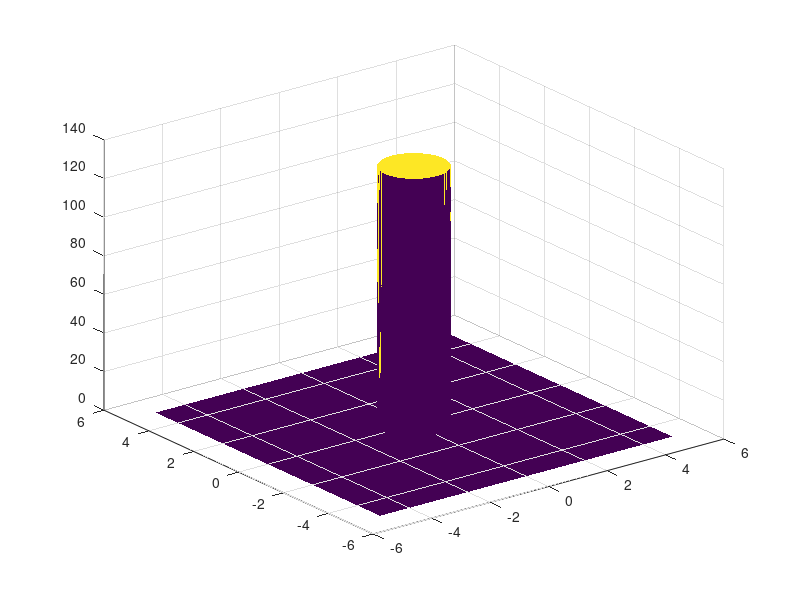

The MATLAB source for this figure:
function PlotObjectiveFunctionAndConstrainedArea()
    
    x1 = linspace(-5,5,1000); %1000 steps of absicsa 1 in range <-5, 5>
    x2 = linspace(-5,5,1000); %1000 steps of abscisa 2 in rande <-5, 5>
    [x1, x2] = meshgrid(x1,x2); %wireframe of abscisas 1 and 2
    fx = (x1 - 1).^2 + 2*(x2 - 2).^2; % objective function for values of x1 and x2
    fxMax = max(max(fx)); % maximum value of objective function for values of x1 and x2
    gx = fxMax*double(x1.^2 + x2.^2 -1 <= 0); %domain of constrained area
    
    surf(x1,x2,fx,'EdgeColor','none','LineStyle','none','FaceLighting','phong'); %plot surface of objective function
    surf(x1,x2,gx,'EdgeColor','none','LineStyle','none','FaceLighting','phong'); %plot surface of valid domain
    
end